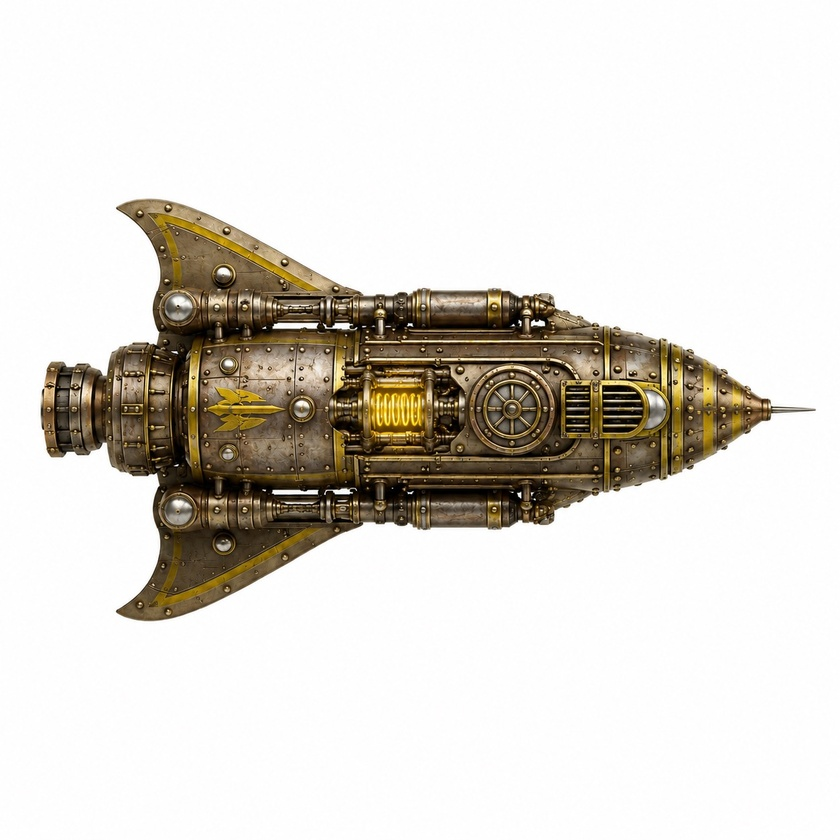
#> input picture assets/source/player-ships/raw/player-ship-yellow-variant-01-source.jpg, 840 x 840 px, shrunk from 1254 x 1254 before the run
$ python prepare-player-piece-assets.py
#> lines starting #> are read from the running program, lines starting #| are printed output that depends on the picture; after the words box and inside, x2 and y2 are one past the last pixel; in counts of white or black regions, pixels touching at a corner belong together
from pathlib import Path

from PIL import Image, ImageDraw


ROOT = Path(__file__).resolve().parents[2]
SOURCE_ROOT = ROOT / "assets" / "source"
OUTPUT_ROOT = ROOT / "assets" / "generated"

EXPORTS = [
    ("player-ships/raw/player-ship-yellow-variant-01-source.jpg", "player-ships/player-ship-yellow-variant-01.png", 512),
    ("player-ships/raw/player-ship-yellow-variant-02-source.jpg", "player-ships/player-ship-yellow-variant-02.png", 512),
    ("player-ships/raw/player-ship-yellow-variant-03-source.jpg", "player-ships/player-ship-yellow-variant-03.png", 512),
    ("player-ships/raw/player-ship-red-variant-01-source.jpg", "player-ships/player-ship-red-variant-01.png", 512),
    ("player-ships/raw/player-ship-red-variant-02-source.jpg", "player-ships/player-ship-red-variant-02.png", 512),
    ("player-ships/raw/player-ship-red-variant-03-source.jpg", "player-ships/player-ship-red-variant-03.png", 512),
    ("player-ships/raw/player-ship-blue-variant-01-source.jpg", "player-ships/player-ship-blue-variant-01.png", 512),
    ("player-ships/raw/player-ship-blue-variant-02-source.jpg", "player-ships/player-ship-blue-variant-02.png", 512),
    ("player-ships/raw/player-ship-blue-variant-03-source.jpg", "player-ships/player-ship-blue-variant-03.png", 512),
    ("player-ships/raw/player-ship-green-variant-01-source.jpg", "player-ships/player-ship-green-variant-01.png", 512),
    ("player-ships/raw/player-ship-green-variant-02-source.jpg", "player-ships/player-ship-green-variant-02.png", 512),
    ("player-ships/raw/player-ship-green-variant-03-source.jpg", "player-ships/player-ship-green-variant-03.png", 512),
    ("player-colonies/raw/player-colony-yellow-source.jpg", "player-colonies/player-colony-yellow.png", 640),
    ("player-colonies/raw/player-colony-red-source.jpg", "player-colonies/player-colony-red.png", 640),
    ("player-colonies/raw/player-colony-blue-source.jpg", "player-colonies/player-colony-blue.png", 640),
    ("player-colonies/raw/player-colony-green-source.jpg", "player-colonies/player-colony-green.png", 640),
    ("player-spaceports/raw/player-spaceport-yellow-source.jpg", "player-spaceports/player-spaceport-yellow.png", 768),
    ("player-spaceports/raw/player-spaceport-red-source.jpg", "player-spaceports/player-spaceport-red.png", 768),
    ("player-spaceports/raw/player-spaceport-blue-source.jpg", "player-spaceports/player-spaceport-blue.png", 768),
    ("player-spaceports/raw/player-spaceport-green-source.jpg", "player-spaceports/player-spaceport-green.png", 768),
]


def rgba(pixel):
    if len(pixel) == 4:
        return pixel
    return (*pixel, 255)


def is_background(pixel):
    r, g, b, a = rgba(pixel)
    if a == 0:
        return False
    color_spread = max(r, g, b) - min(r, g, b)
    return min(r, g, b) >= 218 and color_spread <= 42


def is_strict_background(pixel):
    r, g, b, a = rgba(pixel)
    if a == 0:
        return False
    color_spread = max(r, g, b) - min(r, g, b)
    return min(r, g, b) >= 238 and color_spread <= 28


def flood_transparent(image):
    image = image.convert("RGBA")
    width, height = image.size
#> width = 840; height = 840
    seeds = [
        (0, 0),
        (width - 1, 0),
        (0, height - 1),
        (width - 1, height - 1),
        (width // 2, 0),
        (width // 2, height - 1),
        (0, height // 2),
        (width - 1, height // 2),
    ]

    for seed in seeds:
        if is_background(image.getpixel(seed)):
            ImageDraw.floodfill(image, seed, (0, 0, 0, 0), thresh=72)

    return image


def remove_strict_background_pixels(image):
    image = image.convert("RGBA")
    pixels = image.get_flattened_data() if hasattr(image, "get_flattened_data") else image.getdata()
    image.putdata([
        (0, 0, 0, 0) if is_strict_background(pixel) else pixel
        for pixel in pixels
    ])
    return image


def cleanup_edge_halo(image):
    image = image.convert("RGBA")
    width, height = image.size
    pixels = image.load()
    to_clear = []

    for y in range(height):
        for x in range(width):
            if not is_background(pixels[x, y]):
                continue
            for offset_x, offset_y in ((1, 0), (-1, 0), (0, 1), (0, -1)):
                next_x = x + offset_x
                next_y = y + offset_y
                if next_x < 0 or next_y < 0 or next_x >= width or next_y >= height:
                    continue
                if pixels[next_x, next_y][3] == 0:
                    to_clear.append((x, y))
                    break

    for x, y in to_clear:
        pixels[x, y] = (0, 0, 0, 0)

    return image


def crop_to_alpha(image, padding=24):
#> called with padding = 24
    alpha = image.getchannel("A")
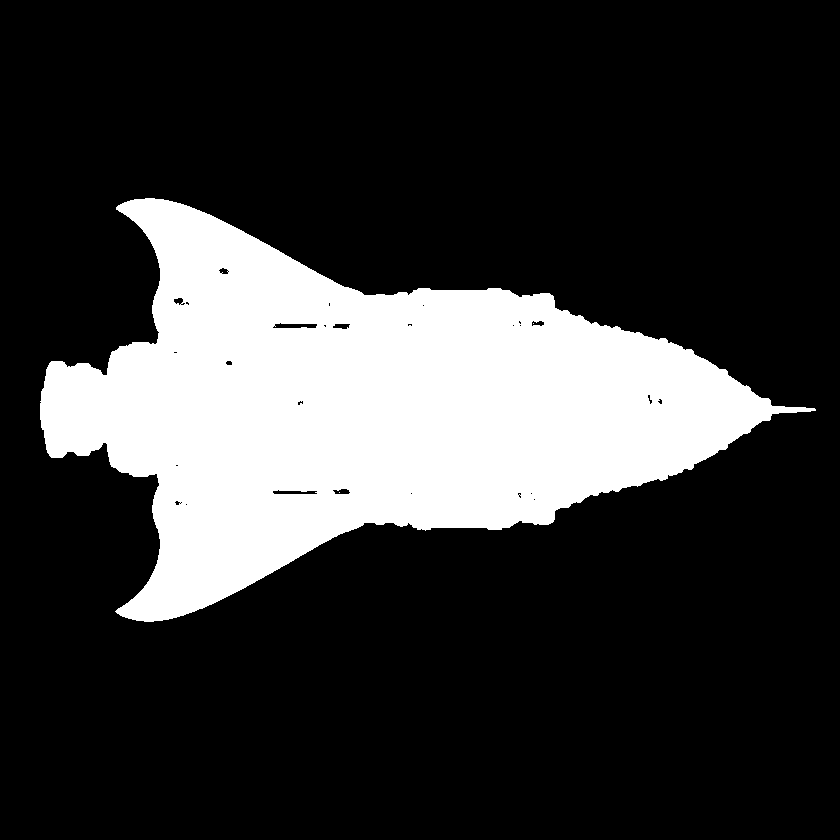
#> alpha: PIL image 840x840 L; 22% white; 3 white regions (2 under 20 px), largest, box (x1, y1, x2, y2) and area: (40, 198, 816, 622) 155127
    box = alpha.getbbox()
#> box = (40, 198, 816, 622)
    if not box:
        return image

    left, top, right, bottom = box
#> left = 40; top = 198; right = 816; bottom = 622
    left = max(0, left - padding)
#> left = 16
    top = max(0, top - padding)
#> top = 174
    right = min(image.width, right + padding)
#> right = 840
    bottom = min(image.height, bottom + padding)
#> bottom = 646
    return image.crop((left, top, right, bottom))
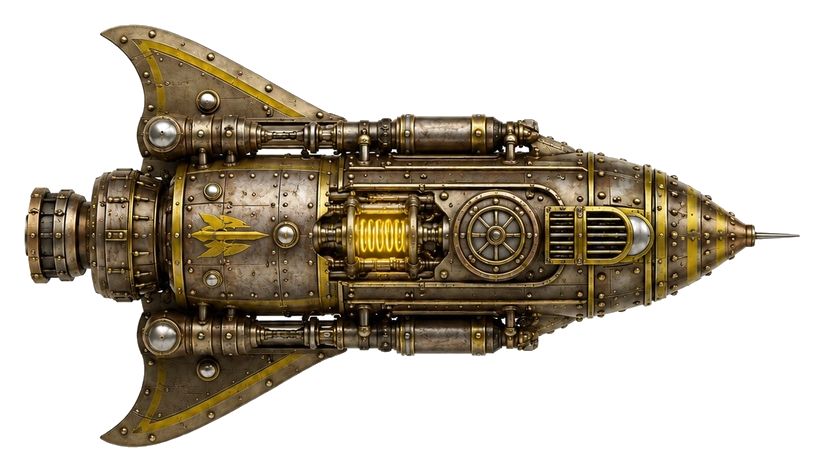
#> returned value: PIL image 824x472 RGBA; mean R, G, B, A 41.5, 34.2, 22.3, 101.7; transparent parts drawn white


def resize_to_max_side(image, max_side):
#> called with max_side = 512
    image = image.convert("RGBA")
    image.thumbnail((max_side, max_side), Image.Resampling.LANCZOS)
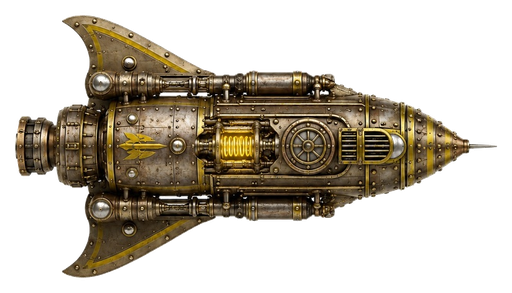
#> image: PIL image 512x293 RGBA; mean R, G, B, A 44.4, 37.1, 25.1, 101.7; transparent parts drawn white
    return image


def process_asset(source_name, output_name, max_side):
    source = SOURCE_ROOT / source_name
    output = OUTPUT_ROOT / output_name
    output.parent.mkdir(parents=True, exist_ok=True)

    image = Image.open(source).convert("RGBA")
    image = flood_transparent(image)
    image = remove_strict_background_pixels(image)
    image = crop_to_alpha(image)
    image = resize_to_max_side(image, max_side)
    image.save(output)
    print(f"{source.relative_to(ROOT)} -> {output.relative_to(ROOT)} {image.width}x{image.height}", flush=True)
#| assets/source/player-ships/raw/player-ship-yellow-variant-01-source.jpg -> assets/generated/player-ships/player-ship-yellow-variant-01.png 512x293


def main():
    for source_name, output_name, max_side in EXPORTS:
        process_asset(source_name, output_name, max_side)
#> pass 2 of the loop in main, `for source_name, output_name, max_side in EXPORTS:`:
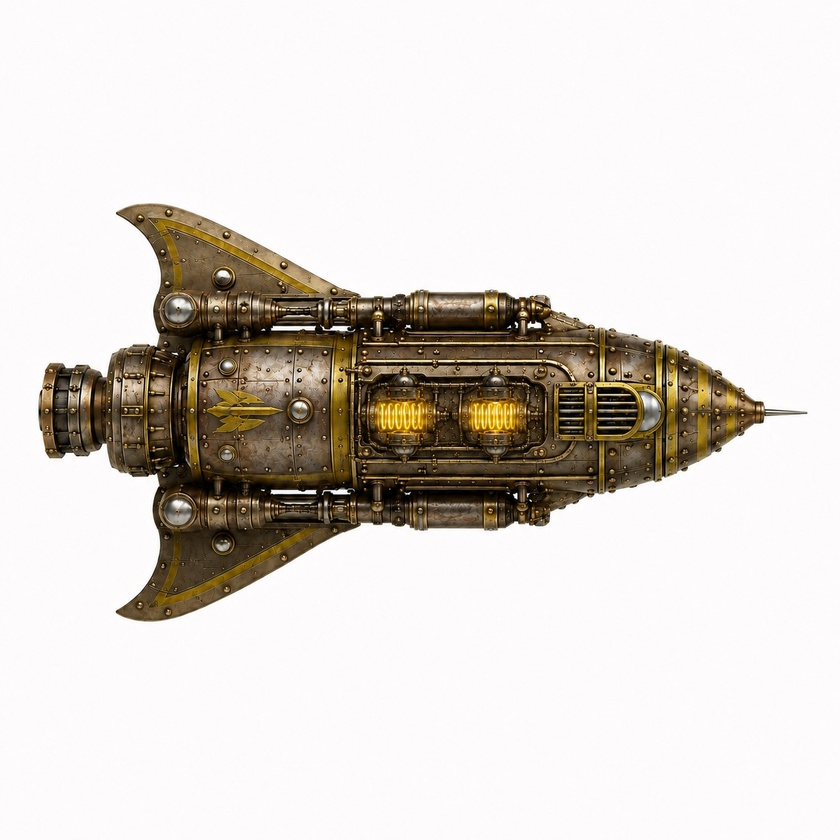
#> input picture assets/source/player-ships/raw/player-ship-yellow-variant-02-source.jpg, 840 x 840 px, shrunk from 1254 x 1254 before the run
#> in crop_to_alpha (call 2), `alpha = image.getchannel("A")`:
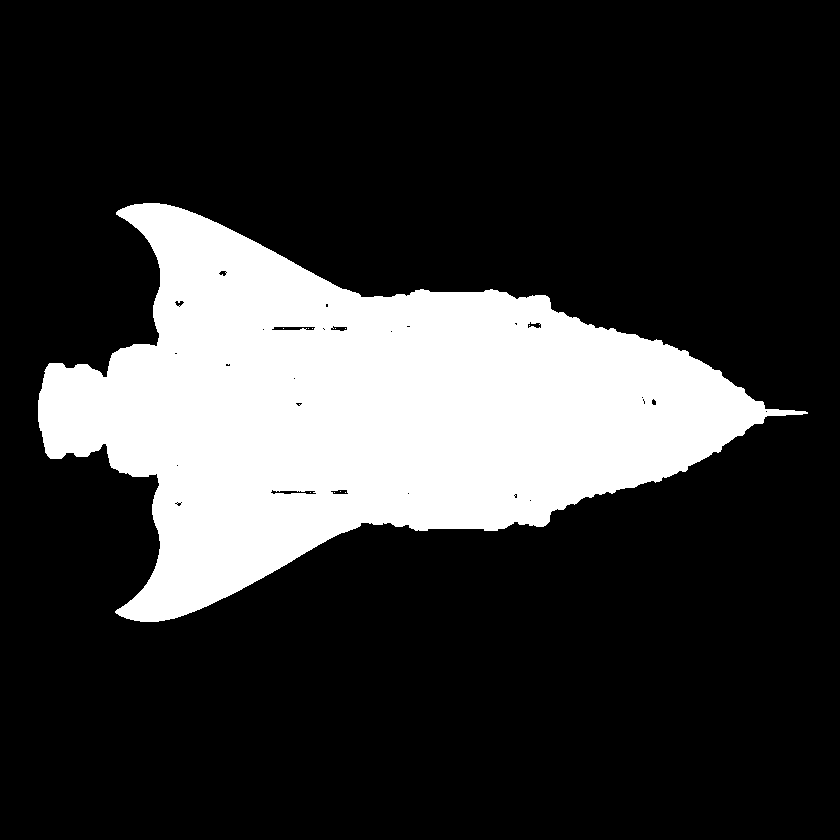
#> alpha: PIL image 840x840 L; 21.7% white; 11 white regions (10 under 20 px), largest, box (x1, y1, x2, y2) and area: (38, 203, 808, 622) 153021
#> box = (38, 203, 808, 622)
#> in crop_to_alpha (call 2), `left, top, right, bottom = box`: left = 38; top = 203; right = 808; bottom = 622
#> in crop_to_alpha (call 2), `left = max(0, left - padding)`: left = 14
#> in crop_to_alpha (call 2), `top = max(0, top - padding)`: top = 179
#> in crop_to_alpha (call 2), `right = min(image.width, right + padding)`: right = 832
#> in crop_to_alpha (call 2), `bottom = min(image.height, bottom + padding)`: bottom = 646
#> in resize_to_max_side (call 2), `image.thumbnail((max_side, max_side), Image.Resampling.LANCZOS)`:
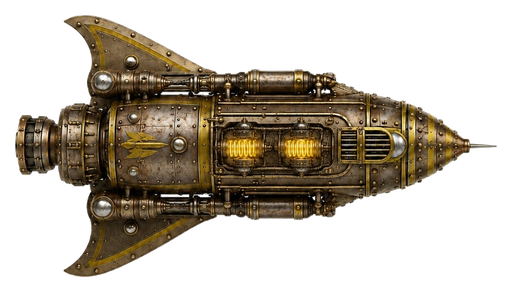
#> image: PIL image 512x292 RGBA; mean R, G, B, A 41.3, 33.7, 22.2, 102.1; transparent parts drawn white
#| assets/source/player-ships/raw/player-ship-yellow-variant-02-source.jpg -> assets/generated/player-ships/player-ship-yellow-variant-02.png 512x292
#> pass 3 of the loop in main, `for source_name, output_name, max_side in EXPORTS:`:
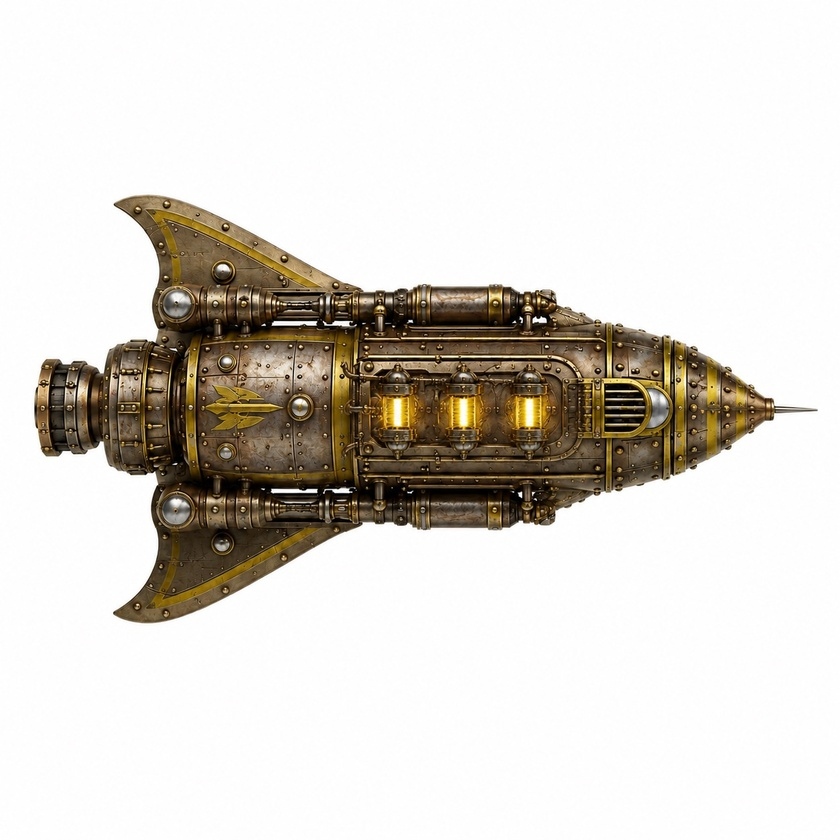
#> input picture assets/source/player-ships/raw/player-ship-yellow-variant-03-source.jpg, 840 x 840 px, shrunk from 1254 x 1254 before the run
#> in crop_to_alpha (call 3), `alpha = image.getchannel("A")`:
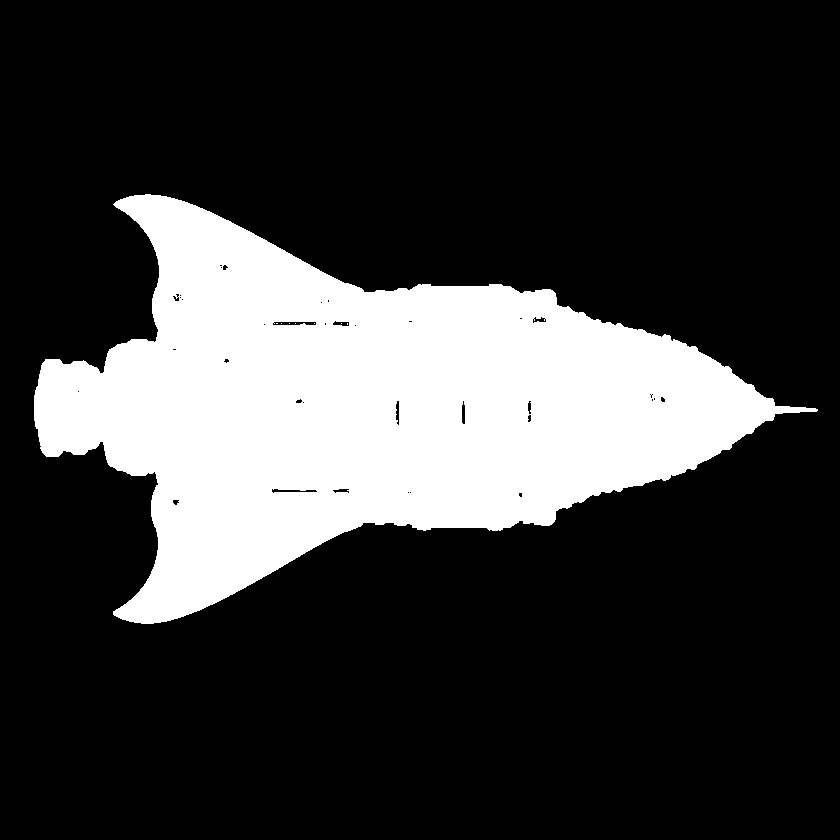
#> alpha: PIL image 840x840 L; 22.6% white; 8 white regions (7 under 20 px), largest, box (x1, y1, x2, y2) and area: (34, 194, 818, 624) 159239
#> box = (34, 194, 818, 624)
#> in crop_to_alpha (call 3), `left, top, right, bottom = box`: left = 34; top = 194; right = 818; bottom = 624
#> in crop_to_alpha (call 3), `left = max(0, left - padding)`: left = 10
#> in crop_to_alpha (call 3), `top = max(0, top - padding)`: top = 170
#> in crop_to_alpha (call 3), `right = min(image.width, right + padding)`: right = 840
#> in crop_to_alpha (call 3), `bottom = min(image.height, bottom + padding)`: bottom = 648
#> in resize_to_max_side (call 3), `image.thumbnail((max_side, max_side), Image.Resampling.LANCZOS)`:
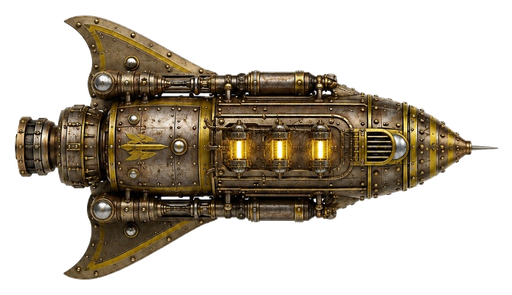
#> image: PIL image 512x295 RGBA; mean R, G, B, A 42.7, 35, 23.4, 102.3; transparent parts drawn white
#| assets/source/player-ships/raw/player-ship-yellow-variant-03-source.jpg -> assets/generated/player-ships/player-ship-yellow-variant-03.png 512x295
#> the loop made 4 passes; the first 3 are shown


if __name__ == "__main__":
#> (the run stopped early here; a loop or call above may not have finished)
